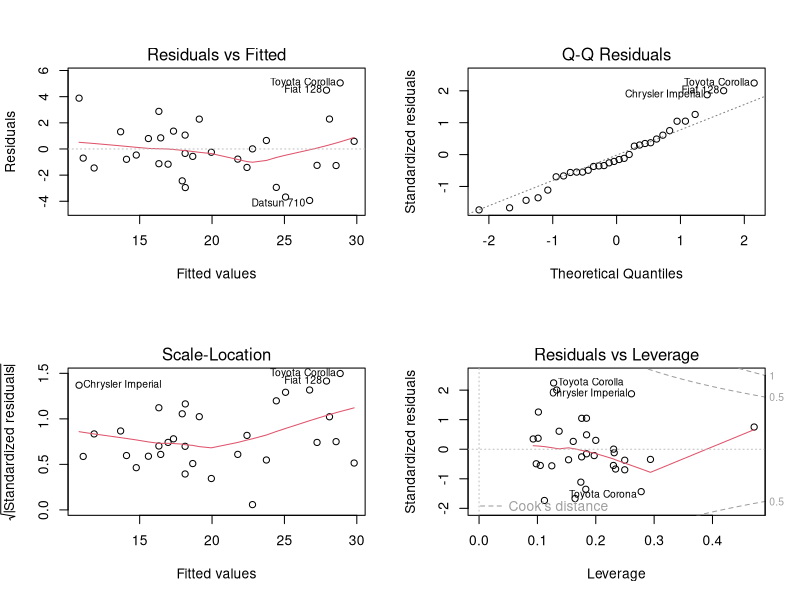
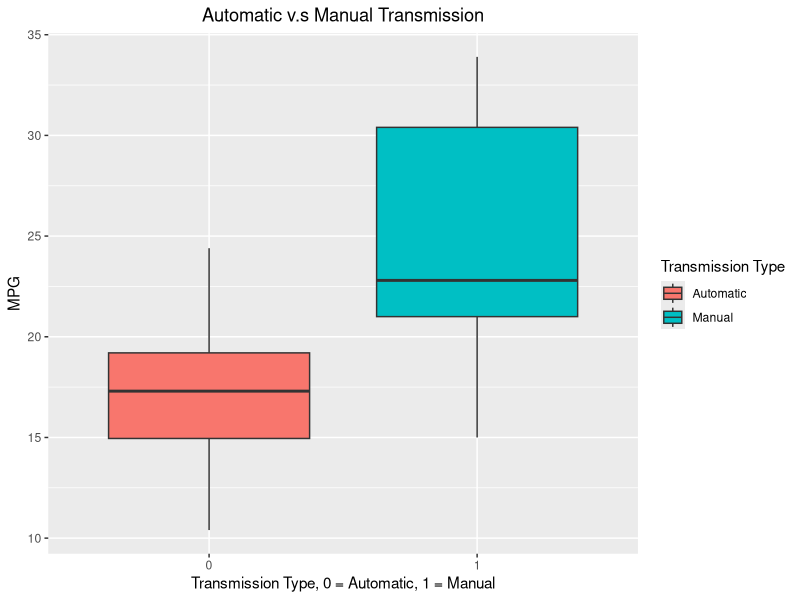
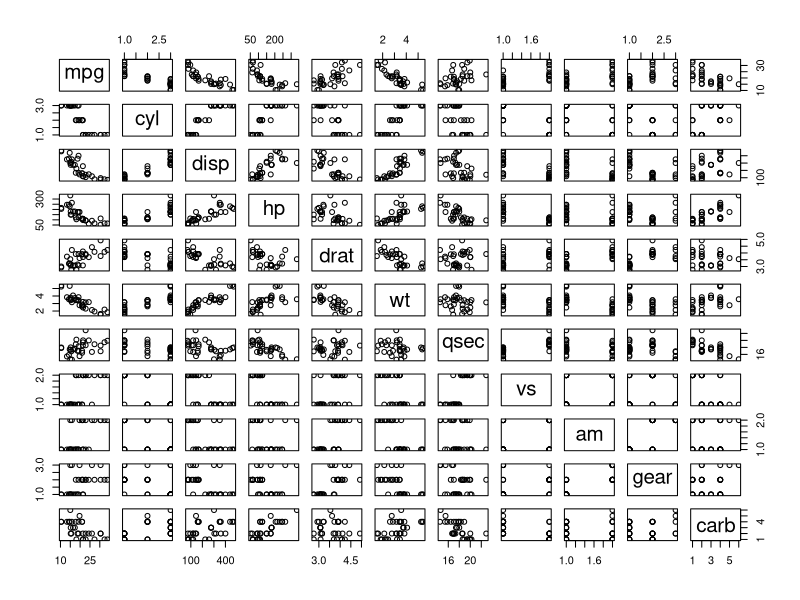

The R script that drew these images, in order:
## ---- chunk 1
data(mtcars)
df <- mtcars
names(df)
dim(df)
head(df)
str(df)
df$cyl <- as.factor(df$cyl)
df$vs <- as.factor(df$vs)
df$am <- as.factor(df$am)
df$gear <- as.factor(df$gear)
df$carb <- as.factor(df$carb)
summary(df)
## ---- chunk 2
result <- t.test(mpg ~ am, df)
## ---- chunk 3
iniModel <- lm(mpg ~ am, df)
summary(iniModel)
## ---- chunk 4
fit1 <- lm(mpg ~ am + wt, df)
fit2 <- lm(mpg ~ am + wt + cyl, df)
fit3 <- lm(mpg ~ am + wt + cyl + disp, df)
fit4 <- lm(mpg ~ am + wt + cyl + disp + hp, df)
anova.test.1 <- anova(iniModel,fit1, fit2, fit3, fit4)

fit4_rm_disp <- lm(mpg ~ am + wt + cyl + hp, df)
anova.test.2 <- anova(iniModel,fit1, fit2, fit4_rm_disp)

bestModel <- lm(mpg ~ am + wt + cyl + hp, df)
## ---- chunk 5
best <- summary(bestModel)
best
## ---- chunk 6
par(mfrow = c(2,2))
plot(bestModel)
## ---- chunk 7
library(ggplot2)
ggplot(df, aes(x = am, y = mpg, group = am)) + 
    geom_boxplot(aes(fill = am)) + 
    ggtitle("Automatic v.s Manual Transmission") +
    xlab("Transmission Type, 0 = Automatic, 1 = Manual") + ylab("MPG") +
    theme(plot.title = element_text(hjust = 0.5)) +
    scale_fill_discrete(name="Transmission Type", 
                        breaks=c("0", "1"), 
                        labels=c("Automatic", "Manual"))
## ---- chunk 8
pairs(df)
## ---- chunk 9
suppressPackageStartupMessages(library(Hmisc))
cor <- rcorr(as.matrix(df))
cor$r[1,]
## ---- chunk 10
anova.test.1
## ---- chunk 11
anova.test.2
